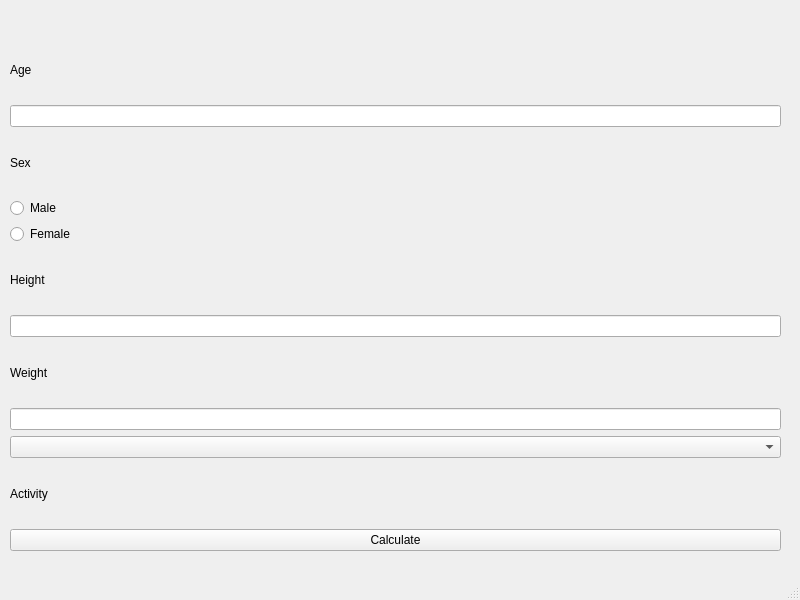
<?xml version="1.0" encoding="UTF-8"?>
<ui version="4.0">
 <class>MainWindow</class>
 <widget class="QMainWindow" name="MainWindow">
  <property name="geometry">
   <rect>
    <x>0</x>
    <y>0</y>
    <width>800</width>
    <height>600</height>
   </rect>
  </property>
  <property name="windowTitle">
   <string>MainWindow</string>
  </property>
  <widget class="QWidget" name="centralwidget">
   <widget class="QWidget" name="">
    <property name="geometry">
     <rect>
      <x>10</x>
      <y>40</y>
      <width>771</width>
      <height>511</height>
     </rect>
    </property>
    <layout class="QVBoxLayout" name="verticalLayout">
     <item>
      <widget class="QLabel" name="label">
       <property name="text">
        <string>Age</string>
       </property>
      </widget>
     </item>
     <item>
      <widget class="QLineEdit" name="lineEdit"/>
     </item>
     <item>
      <widget class="QLabel" name="label_2">
       <property name="text">
        <string>Sex</string>
       </property>
      </widget>
     </item>
     <item>
      <widget class="QRadioButton" name="radioButton">
       <property name="text">
        <string>Male</string>
       </property>
      </widget>
     </item>
     <item>
      <widget class="QRadioButton" name="radioButton_2">
       <property name="text">
        <string>Female</string>
       </property>
      </widget>
     </item>
     <item>
      <widget class="QLabel" name="label_3">
       <property name="text">
        <string>Height</string>
       </property>
      </widget>
     </item>
     <item>
      <widget class="QLineEdit" name="lineEdit_2"/>
     </item>
     <item>
      <widget class="QLabel" name="label_5">
       <property name="text">
        <string>Weight</string>
       </property>
      </widget>
     </item>
     <item>
      <widget class="QLineEdit" name="lineEdit_3"/>
     </item>
     <item>
      <widget class="QComboBox" name="comboBox"/>
     </item>
     <item>
      <widget class="QLabel" name="label_4">
       <property name="text">
        <string>Activity</string>
       </property>
      </widget>
     </item>
     <item>
      <widget class="QPushButton" name="pushButton">
       <property name="text">
        <string>Calculate</string>
       </property>
      </widget>
     </item>
    </layout>
   </widget>
  </widget>
  <widget class="QMenuBar" name="menubar">
   <property name="geometry">
    <rect>
     <x>0</x>
     <y>0</y>
     <width>800</width>
     <height>22</height>
    </rect>
   </property>
  </widget>
  <widget class="QStatusBar" name="statusbar"/>
 </widget>
 <resources/>
 <connections/>
</ui>
